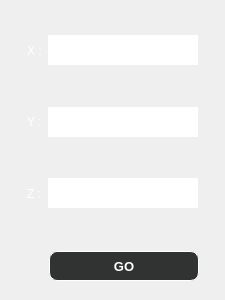
                         <widget class="QFrame" name="frame_15">
                          <property name="minimumSize">
                           <size>
                            <width>0</width>
                            <height>300</height>
                           </size>
                          </property>
                          <property name="maximumSize">
                           <size>
                            <width>16777215</width>
                            <height>300</height>
                           </size>
                          </property>
                          <property name="frameShape">
                           <enum>QFrame::NoFrame</enum>
                          </property>
                          <property name="frameShadow">
                           <enum>QFrame::Raised</enum>
                          </property>
                          <layout class="QVBoxLayout" name="verticalLayout_7">
                           <property name="spacing">
                            <number>6</number>
                           </property>
                           <property name="leftMargin">
                            <number>9</number>
                           </property>
                           <property name="topMargin">
                            <number>9</number>
                           </property>
                           <property name="rightMargin">
                            <number>9</number>
                           </property>
                           <property name="bottomMargin">
                            <number>9</number>
                           </property>
                           <item>
                            <widget class="QFrame" name="frame_33">
                             <property name="frameShape">
                              <enum>QFrame::NoFrame</enum>
                             </property>
                             <property name="frameShadow">
                              <enum>QFrame::Raised</enum>
                             </property>
                             <layout class="QVBoxLayout" name="verticalLayout_8">
                              <item>
                               <widget class="QFrame" name="frame_34">
                                <property name="frameShape">
                                 <enum>QFrame::NoFrame</enum>
                                </property>
                                <property name="frameShadow">
                                 <enum>QFrame::Raised</enum>
                                </property>
                                <layout class="QHBoxLayout" name="horizontalLayout_20">
                                 <item>
                                  <widget class="QLabel" name="label_9">
                                   <property name="styleSheet">
                                    <string notr="true">font: 75 18pt &quot;Segoe UI&quot;;
color: rgb(255, 255, 255);</string>
                                   </property>
                                   <property name="text">
                                    <string>X :</string>
                                   </property>
                                  </widget>
                                 </item>
                                 <item>
                                  <widget class="QLineEdit" name="lineEdit_X_position">
                                   <property name="minimumSize">
                                    <size>
                                     <width>150</width>
                                     <height>30</height>
                                    </size>
                                   </property>
                                   <property name="maximumSize">
                                    <size>
                                     <width>150</width>
                                     <height>16777215</height>
                                    </size>
                                   </property>
                                   <property name="layoutDirection">
                                    <enum>Qt::LeftToRight</enum>
                                   </property>
                                   <property name="styleSheet">
                                    <string notr="true">font: 75 18pt &quot;MS Shell Dlg 2&quot;;
color: rgb(255, 255, 255);

border-color: rgb(255,255, 255);
border-width : 3px;
border-style:inset;</string>
                                   </property>
                                   <property name="text">
                                    <string>0.000</string>
                                   </property>
                                   <property name="alignment">
                                    <set>Qt::AlignCenter</set>
                                   </property>
                                  </widget>
                                 </item>
                                </layout>
                               </widget>
                              </item>
                              <item>
                               <widget class="QFrame" name="frame_35">
                                <property name="frameShape">
                                 <enum>QFrame::NoFrame</enum>
                                </property>
                                <property name="frameShadow">
                                 <enum>QFrame::Raised</enum>
                                </property>
                                <layout class="QHBoxLayout" name="horizontalLayout_21">
                                 <item>
                                  <widget class="QLabel" name="label_7">
                                   <property name="styleSheet">
                                    <string notr="true">font: 75 18pt &quot;Segoe UI&quot;;
color: rgb(255, 255, 255);</string>
                                   </property>
                                   <property name="text">
                                    <string>Y :</string>
                                   </property>
                                  </widget>
                                 </item>
                                 <item>
                                  <widget class="QLineEdit" name="lineEdit_Y_position">
                                   <property name="minimumSize">
                                    <size>
                                     <width>150</width>
                                     <height>30</height>
                                    </size>
                                   </property>
                                   <property name="maximumSize">
                                    <size>
                                     <width>150</width>
                                     <height>16777215</height>
                                    </size>
                                   </property>
                                   <property name="styleSheet">
                                    <string notr="true">font: 75 18pt &quot;MS Shell Dlg 2&quot;;
color: rgb(255, 255, 255);

border-color: rgb(255,255, 255);
border-width : 3px;
border-style:inset;</string>
                                   </property>
                                   <property name="text">
                                    <string>0.000</string>
                                   </property>
                                   <property name="alignment">
                                    <set>Qt::AlignCenter</set>
                                   </property>
                                  </widget>
                                 </item>
                                </layout>
                               </widget>
                              </item>
                              <item>
                               <widget class="QFrame" name="frame_36">
                                <property name="frameShape">
                                 <enum>QFrame::NoFrame</enum>
                                </property>
                                <property name="frameShadow">
                                 <enum>QFrame::Raised</enum>
                                </property>
                                <layout class="QHBoxLayout" name="horizontalLayout_22">
                                 <item>
                                  <widget class="QLabel" name="label_8">
                                   <property name="styleSheet">
                                    <string notr="true">font: 75 18pt &quot;Segoe UI&quot;;
color: rgb(255, 255, 255);</string>
                                   </property>
                                   <property name="text">
                                    <string>Z :</string>
                                   </property>
                                  </widget>
                                 </item>
                                 <item>
                                  <widget class="QLineEdit" name="lineEdit_Z_position">
                                   <property name="minimumSize">
                                    <size>
                                     <width>150</width>
                                     <height>30</height>
                                    </size>
                                   </property>
                                   <property name="maximumSize">
                                    <size>
                                     <width>150</width>
                                     <height>16777215</height>
                                    </size>
                                   </property>
                                   <property name="styleSheet">
                                    <string notr="true">font: 75 18pt &quot;MS Shell Dlg 2&quot;;
color: rgb(255, 255, 255);

border-color: rgb(255,255, 255);
border-width : 3px;
border-style:inset;</string>
                                   </property>
                                   <property name="text">
                                    <string>0.000</string>
                                   </property>
                                   <property name="alignment">
                                    <set>Qt::AlignCenter</set>
                                   </property>
                                  </widget>
                                 </item>
                                </layout>
                               </widget>
                              </item>
                             </layout>
                            </widget>
                           </item>
                           <item>
                            <widget class="QFrame" name="frame_32">
                             <property name="minimumSize">
                              <size>
                               <width>0</width>
                               <height>50</height>
                              </size>
                             </property>
                             <property name="maximumSize">
                              <size>
                               <width>16777215</width>
                               <height>50</height>
                              </size>
                             </property>
                             <property name="frameShape">
                              <enum>QFrame::NoFrame</enum>
                             </property>
                             <property name="frameShadow">
                              <enum>QFrame::Raised</enum>
                             </property>
                             <widget class="QPushButton" name="pushButton_goAbsulutePosition">
                              <property name="geometry">
                               <rect>
                                <x>40</x>
                                <y>10</y>
                                <width>150</width>
                                <height>30</height>
                               </rect>
                              </property>
                              <property name="minimumSize">
                               <size>
                                <width>150</width>
                                <height>30</height>
                               </size>
                              </property>
                              <property name="maximumSize">
                               <size>
                                <width>30</width>
                                <height>16777215</height>
                               </size>
                              </property>
                              <property name="font">
                               <font>
                                <family>Segoe UI</family>
                                <pointsize>10</pointsize>
                                <weight>75</weight>
                                <bold>true</bold>
                               </font>
                              </property>
                              <property name="styleSheet">
                               <string notr="true">QPushButton{
background-color: rgb(49, 51, 50);
border-radius:8px;
border-color: rgb(255,255, 255);
border-width : 1.2px;
border-style:inset;
color:rgb(255, 255, 255);

}
QPushButton::hover{
	background-color: rgba(255, 255, 255, 150);
}</string>
                              </property>
                              <property name="text">
                               <string>GO</string>
                              </property>
                             </widget>
                            </widget>
                           </item>
                          </layout>
                         </widget>
